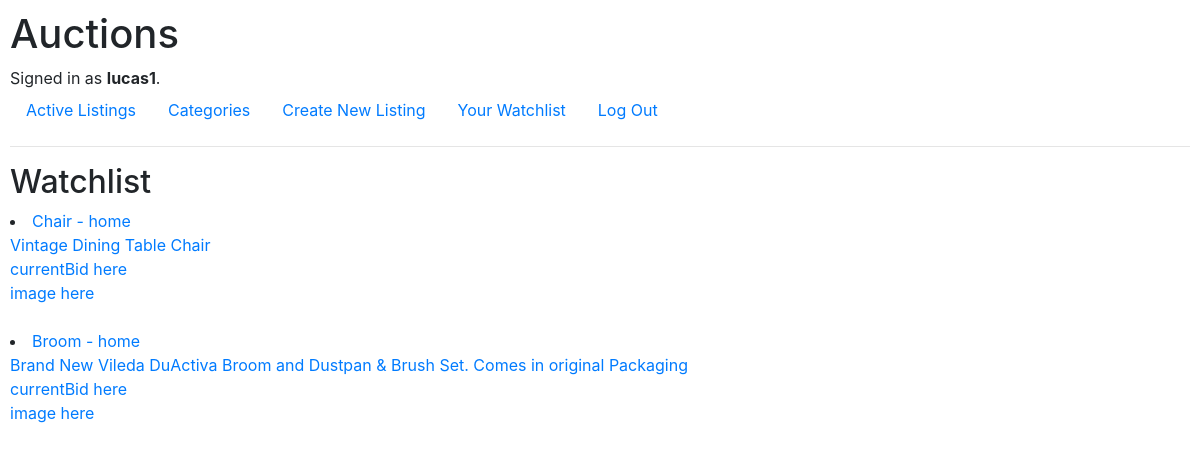
Before: /watchlist/ (signed in) with the older database file.
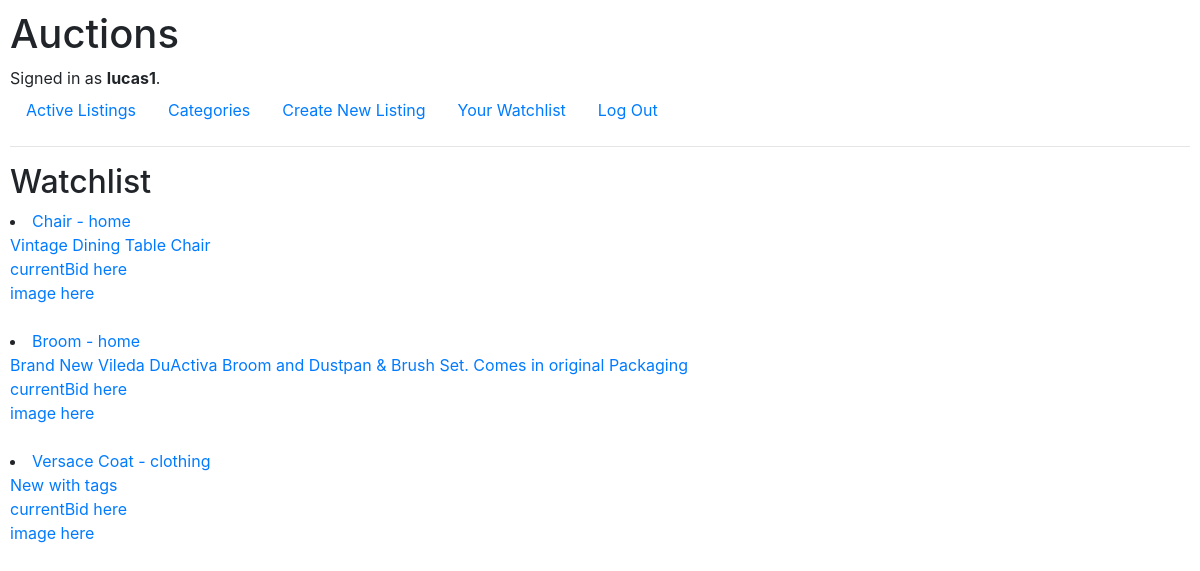
After: the same page with the newer database file.
### auctions/models.py (models this page shows)
class WatchList(models.Model):
    userID = models.ForeignKey(User, on_delete=models.CASCADE, default="1")
    listingID = models.ForeignKey(Listing, on_delete=models.CASCADE, default="1")

class Listing(models.Model):
    listingTitle = models.CharField(max_length=64)
    listingDescription = models.CharField(max_length=512)
    imageURL = models.URLField()
    listingCategory = models.CharField(max_length=10, choices=Categories)
    creator = models.ForeignKey(User, on_delete=models.CASCADE, default="1")
    def __str__(self):
        return f"{self.listingTitle} - {self.listingCategory}"

### auctions/views.py (the view, shortened to what this page needs)
# urls.py: path("watchlist/", views.watchlist, name="watchlist"),
def watchlist(request):
    usersWatchlist = WatchList.objects.filter(userID=request.user)
    return render(request, "auctions/watchlist.html", {"usersWatchlist":usersWatchlist})

### auctions/templates/auctions/watchlist.html
{% extends "auctions/layout.html" %}
{% block body %}
    <h2>Watchlist</h2>
    {% for listing in usersWatchlist %}
    <li>
        <a href = "{% url 'listing' listing.listingID.id %}">{{listing.listingID}}</href>
            <br>{{listing.listingID.listingDescription}}
            <br>currentBid here
            <br>image here
            <br>
            <br>
    </li>
    {% endfor %}
{% endblock %}

Changed rows visible on the page:
added WatchList: listingID "Versace Coat - clothing", listingID.listingDescription "New with tags"
